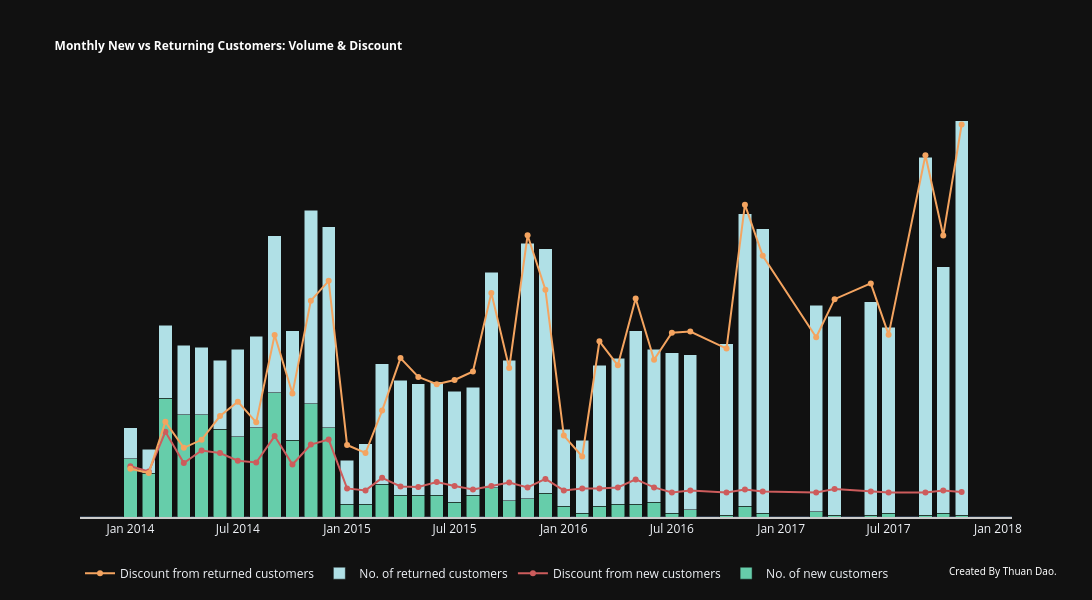

Here is the notebook cell this chart was saved with:
### Code cell
# Discount
plot_new_vs_returning_customers(
    df=data_timeseries,
    new_value_col="new_cus_discount",
    return_value_col="return_cus_discount",
    title="Monthly New vs Returning Customers: Volume & Discount",
    name = "Discount"
)

### Figure 1 — Plotly figure (JSON) as saved in the notebook; plotly's stock layout.template omitted (floating-point values rounded to 4 significant figures)
{"data": [{"marker": {"color": "mediumaquamarine"}, "name": "No. of new customers", "type": "bar", "x": ["2014-01", "2014-02", "2014-03", "2014-04", "2014-05", "2014-06", "2014-07", "2014-08", "2014-09", "2014-10", "2014-11", "2014-12", "2015-01", "2015-02", "2015-03", "2015-04", "2015-05", "2015-06", "2015-07", "2015-08", "2015-09", "2015-10", "2015-11", "2015-12", "2016-01", "2016-02", "2016-03", "2016-04", "2016-05", "2016-06", "2016-07", "2016-08", "2016-10", "2016-11", "2016-12", "2017-03", "2017-04", "2017-06", "2017-07", "2017-09", "2017-10", "2017-11"], "y": [32, 24, 65, 56, 56, 48, 44, 49, 68, 42, 62, 49, 7, 7, 18, 12, 12, 12, 8, 12, 16, 9, 10, 13, 6, 2, 6, 7, 7, 8, 2, 4, 1, 6, 2, 3, 1, 1, 2, 1, 2, 1]}, {"marker": {"color": "indianred"}, "mode": "lines+markers", "name": "Discount from new customers", "type": "scatter", "x": ["2014-01", "2014-02", "2014-03", "2014-04", "2014-05", "2014-06", "2014-07", "2014-08", "2014-09", "2014-10", "2014-11", "2014-12", "2015-01", "2015-02", "2015-03", "2015-04", "2015-05", "2015-06", "2015-07", "2015-08", "2015-09", "2015-10", "2015-11", "2015-12", "2016-01", "2016-02", "2016-03", "2016-04", "2016-05", "2016-06", "2016-07", "2016-08", "2016-10", "2016-11", "2016-12", "2017-03", "2017-04", "2017-06", "2017-07", "2017-09", "2017-10", "2017-11"], "y": [5.25, 4.2, 12.15, 5.9, 8.4, 7.9, 6.35, 6.0, 11.3, 5.6, 9.6, 10.6, 0.8, 0.4, 2.92, 1.2, 1.1, 2.1, 1.3, 0.6, 1.3, 2.0, 1.0, 2.7, 0.4, 0.8, 0.8, 1.0, 2.6, 1.0, 0.0, 0.4, 0.0, 0.6, 0.2, 0.0, 0.7, 0.2, 0.0, 0.0, 0.4, 0.1], "yaxis": "y2"}, {"marker": {"color": "powderblue"}, "name": "No. of returned customers", "type": "bar", "x": ["2014-01", "2014-02", "2014-03", "2014-04", "2014-05", "2014-06", "2014-07", "2014-08", "2014-09", "2014-10", "2014-11", "2014-12", "2015-01", "2015-02", "2015-03", "2015-04", "2015-05", "2015-06", "2015-07", "2015-08", "2015-09", "2015-10", "2015-11", "2015-12", "2016-01", "2016-02", "2016-03", "2016-04", "2016-05", "2016-06", "2016-07", "2016-08", "2016-10", "2016-11", "2016-12", "2017-03", "2017-04", "2017-06", "2017-07", "2017-09", "2017-10", "2017-11"], "y": [17, 13, 40, 38, 37, 38, 48, 50, 86, 60, 106, 110, 24, 33, 66, 63, 61, 62, 61, 59, 118, 77, 140, 134, 42, 40, 77, 80, 95, 84, 88, 85, 94, 160, 156, 113, 109, 117, 102, 196, 135, 216]}, {"marker": {"color": "sandybrown"}, "mode": "lines+markers", "name": "Discount from returned customers", "type": "scatter", "x": ["2014-01", "2014-02", "2014-03", "2014-04", "2014-05", "2014-06", "2014-07", "2014-08", "2014-09", "2014-10", "2014-11", "2014-12", "2015-01", "2015-02", "2015-03", "2015-04", "2015-05", "2015-06", "2015-07", "2015-08", "2015-09", "2015-10", "2015-11", "2015-12", "2016-01", "2016-02", "2016-03", "2016-04", "2016-05", "2016-06", "2016-07", "2016-08", "2016-10", "2016-11", "2016-12", "2017-03", "2017-04", "2017-06", "2017-07", "2017-09", "2017-10", "2017-11"], "y": [4.75, 3.9, 14.15, 8.95, 10.55, 15.32, 18.2, 14.05, 31.57, 19.85, 38.47, 42.45, 9.52, 7.9, 16.42, 26.95, 23.15, 21.7, 22.55, 24.27, 40.0, 24.95, 51.59, 40.67, 11.4, 7.2, 30.32, 25.5, 38.9, 26.6, 32.05, 32.27, 28.85, 57.72, 47.47, 31.14, 38.77, 41.92, 31.65, 67.65, 51.52, 73.79], "yaxis": "y2"}], "layout": {"annotations": [{"font": {"color": "white", "family": "Segoe UI", "size": 10}, "showarrow": false, "text": "Created By Thuan Dao.", "x": 1.05, "xref": "paper", "y": -0.15, "yref": "paper"}], "barmode": "stack", "height": 600, "hovermode": "x unified", "legend": {"orientation": "h"}, "title": {"font": {"color": "white", "family": "Segoe UI", "size": 12}, "text": "<b>Monthly New vs Returning Customers: Volume & Discount</b>"}, "width": 1500, "xaxis": {"linecolor": "rgb(204, 204, 204)", "linewidth": 2, "showline": true}, "yaxis": {"showgrid": false, "showline": false, "showticklabels": false, "side": "left", "zeroline": true}, "yaxis2": {"overlaying": "y", "showgrid": false, "showline": false, "showticklabels": false, "side": "right", "zeroline": false}}}
